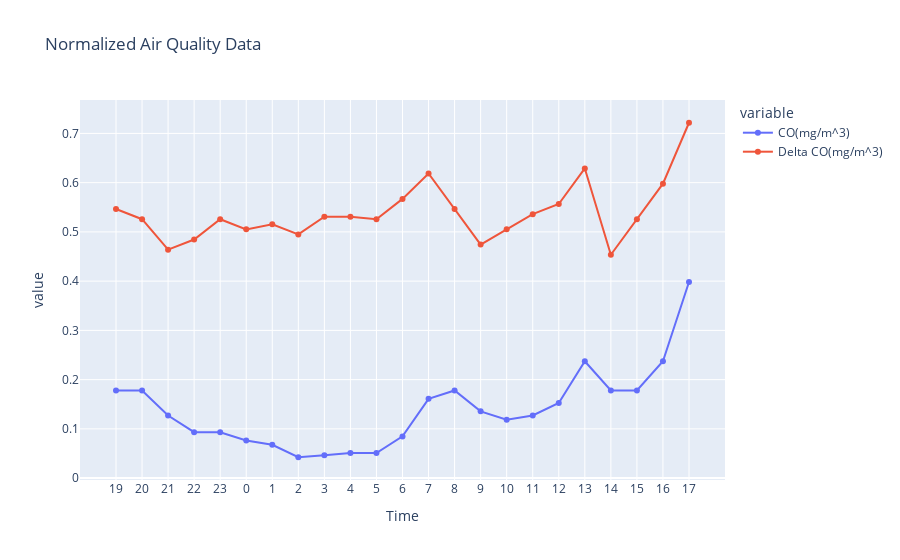

Notebook cell for this chart:
### Code cell
# plot all the curves with plotly
fig = px.line(df_normalized.iloc[:24], x="Time", y=["CO(mg/m^3)", "Delta CO(mg/m^3)"], markers=True, title="Normalized Air Quality Data")
fig.show()

### Figure 1 — Plotly figure (JSON) as saved in the notebook; plotly's stock layout.template omitted (floating-point values rounded to 4 significant figures)
{"data": [{"hovertemplate": "variable=CO(mg/m^3)<br>Time=%{x}<br>value=%{y}<extra></extra>", "legendgroup": "CO(mg/m^3)", "line": {"color": "#636efa", "dash": "solid"}, "marker": {"symbol": "circle"}, "mode": "lines+markers", "name": "CO(mg/m^3)", "orientation": "v", "showlegend": true, "type": "scatter", "x": [null, "19", "20", "21", "22", "23", "0", "1", "2", "3", "4", "5", "6", "7", "8", "9", "10", "11", "12", "13", "14", "15", "16", "17"], "xaxis": "x", "y": [0.161, 0.178, 0.178, 0.1271, 0.09322, 0.09322, 0.07627, 0.0678, 0.04237, 0.04661, 0.05085, 0.05085, 0.08475, 0.161, 0.178, 0.1356, 0.1186, 0.1271, 0.1525, 0.2373, 0.178, 0.178, 0.2373, 0.3983], "yaxis": "y"}, {"hovertemplate": "variable=Delta CO(mg/m^3)<br>Time=%{x}<br>value=%{y}<extra></extra>", "legendgroup": "Delta CO(mg/m^3)", "line": {"color": "#EF553B", "dash": "solid"}, "marker": {"symbol": "circle"}, "mode": "lines+markers", "name": "Delta CO(mg/m^3)", "orientation": "v", "showlegend": true, "type": "scatter", "x": [null, "19", "20", "21", "22", "23", "0", "1", "2", "3", "4", "5", "6", "7", "8", "9", "10", "11", "12", "13", "14", "15", "16", "17"], "xaxis": "x", "y": [0.4639, 0.5464, 0.5258, 0.4639, 0.4845, 0.5258, 0.5052, 0.5155, 0.4948, 0.5309, 0.5309, 0.5258, 0.567, 0.6186, 0.5464, 0.4742, 0.5052, 0.5361, 0.5567, 0.6289, 0.4536, 0.5258, 0.5979, 0.7216], "yaxis": "y"}], "layout": {"legend": {"title": {"text": "variable"}, "tracegroupgap": 0}, "title": {"text": "Normalized Air Quality Data"}, "xaxis": {"anchor": "y", "domain": [0, 1], "title": {"text": "Time"}}, "yaxis": {"anchor": "x", "domain": [0, 1], "title": {"text": "value"}}}}
